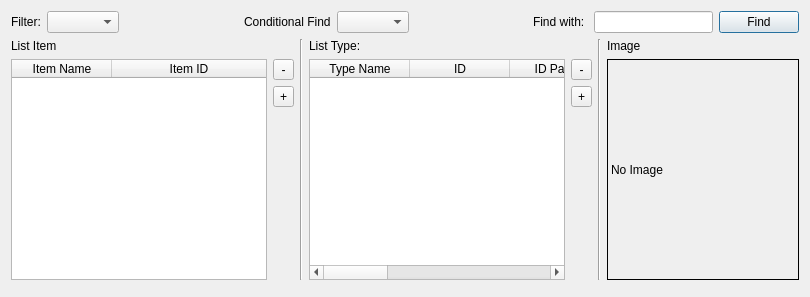
<?xml version="1.0" encoding="UTF-8"?>
<ui version="4.0">
 <class>DialogItemStatistic</class>
 <widget class="QDialog" name="DialogItemStatistic">
  <property name="geometry">
   <rect>
    <x>0</x>
    <y>0</y>
    <width>810</width>
    <height>297</height>
   </rect>
  </property>
  <property name="windowTitle">
   <string>Dialog</string>
  </property>
  <layout class="QVBoxLayout" name="verticalLayout_6">
   <item>
    <layout class="QHBoxLayout" name="horizontalLayout">
     <item>
      <widget class="QLabel" name="lblFilter">
       <property name="text">
        <string>Filter:</string>
       </property>
      </widget>
     </item>
     <item>
      <widget class="QComboBox" name="comboFilter"/>
     </item>
     <item>
      <spacer name="horizontalSpacer">
       <property name="orientation">
        <enum>Qt::Horizontal</enum>
       </property>
       <property name="sizeHint" stdset="0">
        <size>
         <width>40</width>
         <height>20</height>
        </size>
       </property>
      </spacer>
     </item>
     <item>
      <widget class="QLabel" name="lblCondition">
       <property name="text">
        <string>Conditional Find</string>
       </property>
      </widget>
     </item>
     <item>
      <widget class="QComboBox" name="comboCondition"/>
     </item>
     <item>
      <spacer name="horizontalSpacer_2">
       <property name="orientation">
        <enum>Qt::Horizontal</enum>
       </property>
       <property name="sizeHint" stdset="0">
        <size>
         <width>40</width>
         <height>20</height>
        </size>
       </property>
      </spacer>
     </item>
     <item>
      <widget class="QLabel" name="lblFind">
       <property name="text">
        <string>Find with: </string>
       </property>
      </widget>
     </item>
     <item>
      <widget class="QLineEdit" name="editFind"/>
     </item>
     <item>
      <widget class="QPushButton" name="btnFind">
       <property name="text">
        <string>Find</string>
       </property>
      </widget>
     </item>
    </layout>
   </item>
   <item>
    <layout class="QHBoxLayout" name="horizontalLayout_4">
     <item>
      <layout class="QVBoxLayout" name="verticalLayout_4">
       <item>
        <widget class="QLabel" name="lblListItem">
         <property name="sizePolicy">
          <sizepolicy hsizetype="Fixed" vsizetype="Fixed">
           <horstretch>0</horstretch>
           <verstretch>0</verstretch>
          </sizepolicy>
         </property>
         <property name="text">
          <string>List Item</string>
         </property>
        </widget>
       </item>
       <item>
        <layout class="QHBoxLayout" name="horizontalLayout_2">
         <item>
          <widget class="QTreeWidget" name="treeItem">
           <property name="sizePolicy">
            <sizepolicy hsizetype="Preferred" vsizetype="Preferred">
             <horstretch>0</horstretch>
             <verstretch>0</verstretch>
            </sizepolicy>
           </property>
           <column>
            <property name="text">
             <string>Item Name</string>
            </property>
            <property name="textAlignment">
             <set>AlignCenter</set>
            </property>
           </column>
           <column>
            <property name="text">
             <string>Item ID</string>
            </property>
            <property name="textAlignment">
             <set>AlignCenter</set>
            </property>
           </column>
          </widget>
         </item>
         <item>
          <layout class="QVBoxLayout" name="verticalLayout_3">
           <item>
            <widget class="QToolButton" name="btnDeleteItem">
             <property name="sizePolicy">
              <sizepolicy hsizetype="Preferred" vsizetype="Preferred">
               <horstretch>0</horstretch>
               <verstretch>0</verstretch>
              </sizepolicy>
             </property>
             <property name="text">
              <string>-</string>
             </property>
            </widget>
           </item>
           <item>
            <widget class="QToolButton" name="btnAddItem">
             <property name="sizePolicy">
              <sizepolicy hsizetype="Preferred" vsizetype="Preferred">
               <horstretch>0</horstretch>
               <verstretch>0</verstretch>
              </sizepolicy>
             </property>
             <property name="text">
              <string>+</string>
             </property>
            </widget>
           </item>
           <item>
            <spacer name="verticalSpacer_3">
             <property name="orientation">
              <enum>Qt::Vertical</enum>
             </property>
             <property name="sizeHint" stdset="0">
              <size>
               <width>20</width>
               <height>40</height>
              </size>
             </property>
            </spacer>
           </item>
          </layout>
         </item>
        </layout>
       </item>
      </layout>
     </item>
     <item>
      <widget class="Line" name="line_3">
       <property name="orientation">
        <enum>Qt::Vertical</enum>
       </property>
      </widget>
     </item>
     <item>
      <layout class="QVBoxLayout" name="verticalLayout_5">
       <item>
        <widget class="QLabel" name="lblListType">
         <property name="sizePolicy">
          <sizepolicy hsizetype="Fixed" vsizetype="Fixed">
           <horstretch>0</horstretch>
           <verstretch>0</verstretch>
          </sizepolicy>
         </property>
         <property name="text">
          <string>List Type:</string>
         </property>
        </widget>
       </item>
       <item>
        <layout class="QHBoxLayout" name="horizontalLayout_3">
         <item>
          <widget class="QTreeWidget" name="treeType">
           <property name="sizePolicy">
            <sizepolicy hsizetype="Preferred" vsizetype="Preferred">
             <horstretch>0</horstretch>
             <verstretch>0</verstretch>
            </sizepolicy>
           </property>
           <column>
            <property name="text">
             <string>Type Name</string>
            </property>
            <property name="textAlignment">
             <set>AlignCenter</set>
            </property>
           </column>
           <column>
            <property name="text">
             <string>ID</string>
            </property>
            <property name="textAlignment">
             <set>AlignCenter</set>
            </property>
           </column>
           <column>
            <property name="text">
             <string>ID Parent</string>
            </property>
            <property name="textAlignment">
             <set>AlignCenter</set>
            </property>
           </column>
           <column>
            <property name="text">
             <string>Amount</string>
            </property>
            <property name="textAlignment">
             <set>AlignCenter</set>
            </property>
           </column>
           <column>
            <property name="text">
             <string>Unit Price</string>
            </property>
            <property name="textAlignment">
             <set>AlignCenter</set>
            </property>
           </column>
           <column>
            <property name="text">
             <string>New Column</string>
            </property>
            <property name="textAlignment">
             <set>AlignCenter</set>
            </property>
           </column>
           <column>
            <property name="text">
             <string>Origin Price</string>
            </property>
            <property name="textAlignment">
             <set>AlignCenter</set>
            </property>
           </column>
           <column>
            <property name="text">
             <string>Notice</string>
            </property>
            <property name="textAlignment">
             <set>AlignCenter</set>
            </property>
           </column>
           <column>
            <property name="text">
             <string>Image Path</string>
            </property>
            <property name="textAlignment">
             <set>AlignCenter</set>
            </property>
           </column>
          </widget>
         </item>
         <item>
          <layout class="QVBoxLayout" name="verticalLayout_2">
           <item>
            <widget class="QToolButton" name="btnDeleteType">
             <property name="sizePolicy">
              <sizepolicy hsizetype="Preferred" vsizetype="Preferred">
               <horstretch>0</horstretch>
               <verstretch>0</verstretch>
              </sizepolicy>
             </property>
             <property name="text">
              <string>-</string>
             </property>
            </widget>
           </item>
           <item>
            <widget class="QToolButton" name="btnAddType">
             <property name="sizePolicy">
              <sizepolicy hsizetype="Preferred" vsizetype="Preferred">
               <horstretch>0</horstretch>
               <verstretch>0</verstretch>
              </sizepolicy>
             </property>
             <property name="text">
              <string>+</string>
             </property>
            </widget>
           </item>
           <item>
            <spacer name="verticalSpacer_2">
             <property name="orientation">
              <enum>Qt::Vertical</enum>
             </property>
             <property name="sizeHint" stdset="0">
              <size>
               <width>20</width>
               <height>40</height>
              </size>
             </property>
            </spacer>
           </item>
          </layout>
         </item>
        </layout>
       </item>
      </layout>
     </item>
     <item>
      <widget class="Line" name="line_2">
       <property name="orientation">
        <enum>Qt::Vertical</enum>
       </property>
      </widget>
     </item>
     <item>
      <layout class="QVBoxLayout" name="verticalLayout">
       <item>
        <widget class="QLabel" name="lblImage">
         <property name="sizePolicy">
          <sizepolicy hsizetype="Fixed" vsizetype="Fixed">
           <horstretch>0</horstretch>
           <verstretch>0</verstretch>
          </sizepolicy>
         </property>
         <property name="text">
          <string>Image</string>
         </property>
        </widget>
       </item>
       <item>
        <widget class="QLabel" name="imgAvatar">
         <property name="sizePolicy">
          <sizepolicy hsizetype="Preferred" vsizetype="Preferred">
           <horstretch>0</horstretch>
           <verstretch>0</verstretch>
          </sizepolicy>
         </property>
         <property name="frameShape">
          <enum>QFrame::Box</enum>
         </property>
         <property name="text">
          <string>No Image</string>
         </property>
        </widget>
       </item>
      </layout>
     </item>
    </layout>
   </item>
   <item>
    <widget class="Line" name="line">
     <property name="orientation">
      <enum>Qt::Vertical</enum>
     </property>
    </widget>
   </item>
  </layout>
 </widget>
 <resources/>
 <connections/>
</ui>
